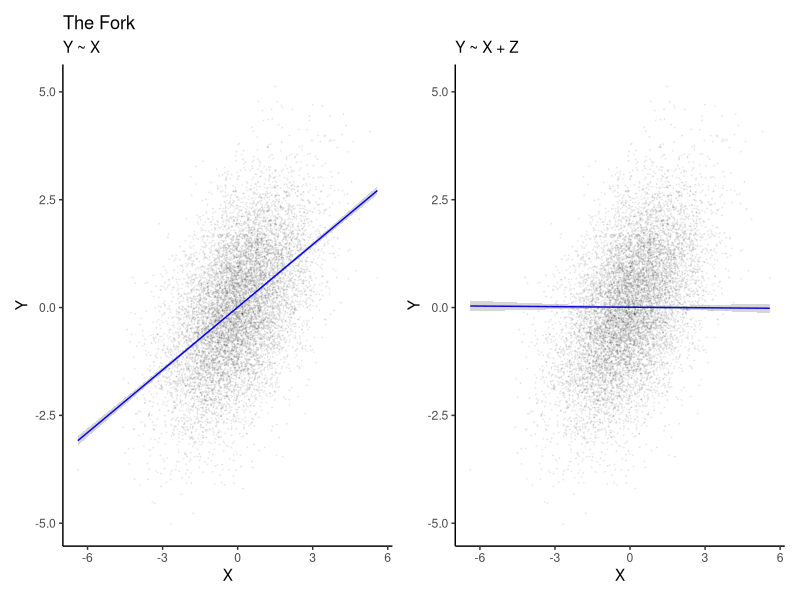
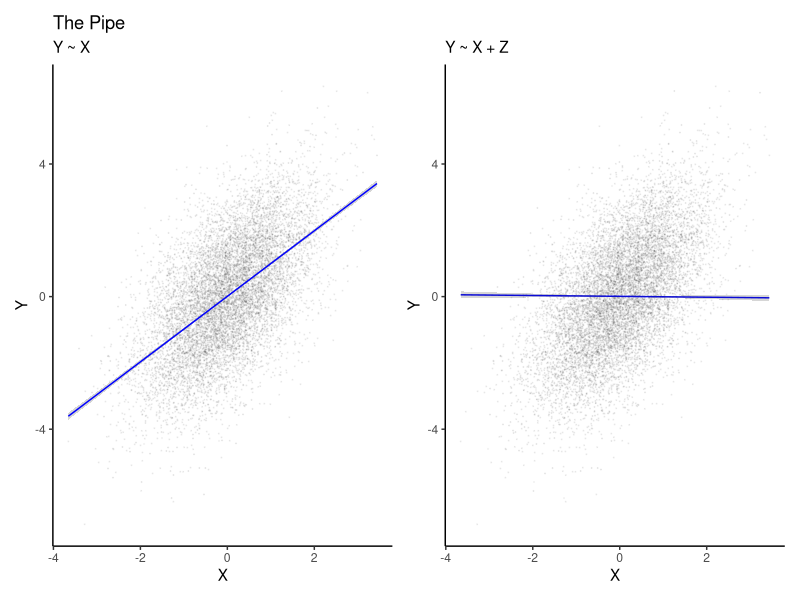
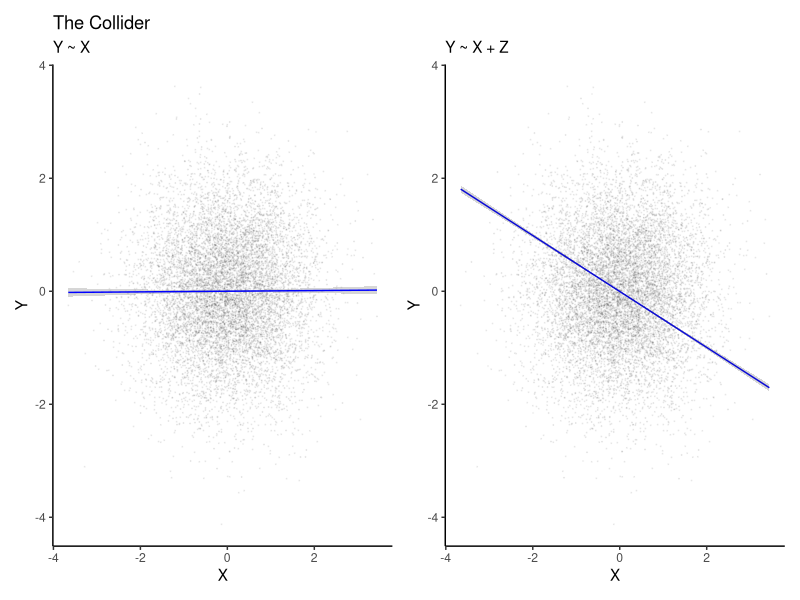

Recreate these plots in R, in order.
## ---- chunk 1
knitr::opts_chunk$set(echo = TRUE,
                      results='hide', 
                      cache=FALSE, 
                      warning = FALSE,
                      message = FALSE,
                      error = TRUE,
                      cache.comments = FALSE,
                      cache.lazy = FALSE,
                      fig.path = "bookdown-dag_files/figure-html/ch2-fig-",
                      cache.path = "bookdown-dag_cache/html/ch2-")

## ---- chunk 2
set.seed(1747)
n <- 1e4
bZ <- 1
Z <- rnorm(n, 0, 1)
X <- Z*bZ + rnorm(n, 0, 1)
Y <- Z*bZ + rnorm(n, 0, 1)
## ---- chunk 3
library(ggplot2)
library(patchwork)

plot_scat <- function(data, title){

# Y ~ X
p1 <- ggplot(data, aes(x=X, y=Y)) + 
  geom_point(alpha = 0.05, size = .1) + 
  geom_smooth(method='lm', color = "blue", linewidth = 0.5) + 
  theme_classic() + 
  labs(title = title, subtitle = "Y ~ X")

# Y ~ X + Z
model <- lm(Y ~ X + Z, data = data)
new_data <- transform(data,
                      Z = 0)
predictions <- predict(model, newdata = new_data, interval = "confidence")

p2 <- ggplot(data, aes(x = X, y = Y)) +
  geom_point(alpha = 0.05, size = .1) + 
  geom_line(data = new_data, aes(y = predictions[, "fit"]), linewidth = 0.5, color = "blue") +
  geom_ribbon(data = new_data, aes(ymin = predictions[, "lwr"], ymax = predictions[, "upr"]), alpha = 0.2) +
  theme_classic() + 
  labs(subtitle = "Y ~ X + Z")

return(p1 + p2)
}
## ---- chunk 4
plot_scat(data = data.frame(Y=Y, X=X, Z=Z), title = "The Fork")
## ---- chunk 5
set.seed(1747)
n <- 1e4
bZ <- 1
bX <- 1 
X <- rnorm(n, 0, 1)
Z <- X*bX + rnorm(n, 0, 1)
Y <- Z*bZ + rnorm(n, 0, 1)
## ---- chunk 6
plot_scat(data = data.frame(Y=Y, X=X, Z=Z), title = "The Pipe")
## ---- chunk 7
set.seed(1747)
n <- 1e4
bX <- 1
bY <- 1 
X <- rnorm(n, 0, 1)
Y <- rnorm(n, 0, 1)
Z <- X*bX + Y*bY + rnorm(n, 0, 1)

plot_scat(data = data.frame(Y=Y, X=X, Z=Z), title = "The Collider")
## ---- chunk 8
set.seed(1747)
n <- 1e4
bZ <- 1
bX <- 0.5
bY <- 1
Z <- rnorm(n, 0, 1)
X <- Z*bZ + rnorm(n, 0, 1)
Y <- Z*bZ + X*bX + rnorm(n, 0, 1)
P <- Y*bY + rnorm(n, 0, 1)
## ---- chunk 9
glm(Y ~ X + Z + P, data = data.frame(Y=Y, X=X, Z=Z, P=P))
## ---- chunk 10
glm(Y ~ X + Z, data = data.frame(Y=Y, X=X, Z=Z))
## ---- chunk 11
sessionInfo()
